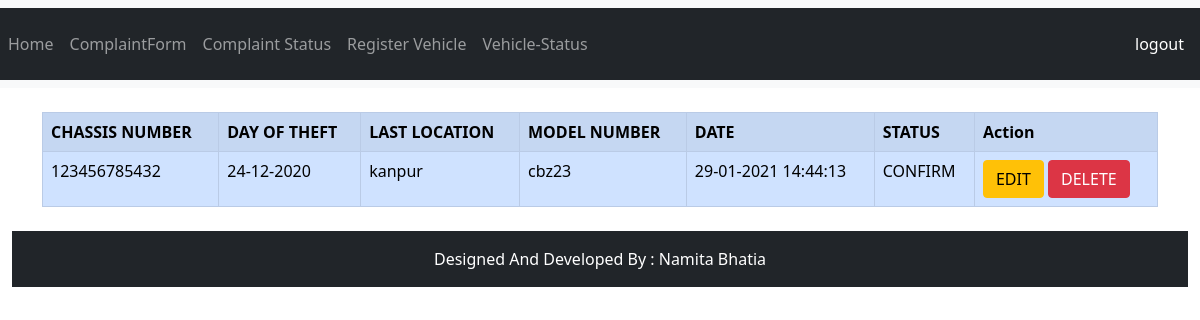
The app's page /Project/user/showcomplaint.php (signed in) with its own data.
### tables this page shows
CREATE TABLE `complaint_form_detail` (
  `id` int(200) NOT NULL,
  `username` varchar(200) NOT NULL,
  `chassis_no` varchar(200) NOT NULL,
  `DayOfTheft` varchar(200) NOT NULL,
  `LastLocation` varchar(200) NOT NULL,
  `model_no` varchar(200) NOT NULL,
  `Date` varchar(200) NOT NULL,
  `status` int(11) NOT NULL
);

### Project/user/showcomplaint.php (the view, shortened to what this page needs)
<head>
    <link href="https://cdn.jsdelivr.net/npm/bootstrap@5.0.0-beta1/dist/css/bootstrap.min.css" rel="stylesheet">
</head>
<?php
require_once("connect.php");
$unm = $_SESSION["usrnm"];
?>
<?php include 'userheader.php'; ?>
<?php
$sql = "select * from complaint_form_detail where username='" . $unm . "'";
$res = mysqli_query($conn, $sql);
if (mysqli_num_rows($res) > 0) {
?>
    <div class="container">
        <table class="table table-primary table-hover table-striped table-bordered my-4">
            <tr class="thead-dark">
                <th>CHASSIS NUMBER</th>
                <th>DAY OF THEFT</th>
                <th>LAST LOCATION</th>
                <th>MODEL NUMBER</th>
                <th>DATE</th>
                <th>STATUS</th>
                <th>Action</th>
            </tr>
            <?php
            while ($row = mysqli_fetch_array($res)) {
            ?>
                <tr>
                    <td><?php echo $row["chassis_no"]; ?></td>
                    <td><?php echo $row["DayOfTheft"]; ?></td>
                    <td><?php echo $row["LastLocation"]; ?></td>
                    <td><?php echo $row["model_no"]; ?></td>
                    <td><?php echo $row["Date"]; ?></td>
                    <td>
                        <?php
                        if ($row['status'] == 1) {
                            echo ('CONFIRM');
                        } else {
                            echo ('PENDING');
                        }
                        ?></td>
                    <td>
                        <a href="update.php?id= <?php echo $row["id"] ?>" class="btn btn-warning">EDIT</a>
                        <a href="delete.php?id=<?php echo $row["id"] ?>" class="btn btn-danger">DELETE</a>
                    </td>
                </tr>
            <?php
            }
            ?>
        </table>
    </div>
<?php
} else {
    echo "No Records Found";
}
?>
<?php include 'footer.php'; ?>
</body>
</html>

### records on screen
complaint_form_detail: chassis_no "123456785432", DayOfTheft "24-12-2020", LastLocation "kanpur", model_no "cbz23", Date "29-01-2021 14:44:13", status "CONFIRM"
